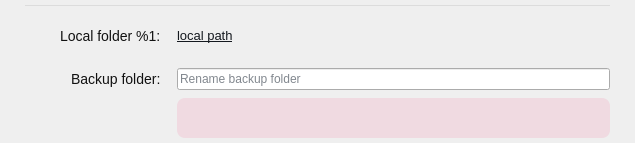
<?xml version="1.0" encoding="UTF-8"?>
<ui version="4.0">
 <class>BackupRenameWidget</class>
 <widget class="QFrame" name="BackupRenameWidget">
  <property name="geometry">
   <rect>
    <x>0</x>
    <y>0</y>
    <width>635</width>
    <height>143</height>
   </rect>
  </property>
  <property name="sizePolicy">
   <sizepolicy hsizetype="Preferred" vsizetype="Preferred">
    <horstretch>0</horstretch>
    <verstretch>0</verstretch>
   </sizepolicy>
  </property>
  <property name="styleSheet">
   <string notr="true">QLabel
{
font-family: 'SF Pro';
}

#lBackupFolder, #lLocalFolder
{
margin-left: 32px;
}</string>
  </property>
  <layout class="QGridLayout" name="gridLayout">
   <property name="leftMargin">
    <number>25</number>
   </property>
   <property name="topMargin">
    <number>5</number>
   </property>
   <property name="rightMargin">
    <number>25</number>
   </property>
   <property name="bottomMargin">
    <number>5</number>
   </property>
   <property name="horizontalSpacing">
    <number>12</number>
   </property>
   <property name="verticalSpacing">
    <number>5</number>
   </property>
   <item row="2" column="0">
    <widget class="QLabel" name="lLocalFolder">
     <property name="styleSheet">
      <string notr="true">QLabel
{
font-size:14px;
color:#111111;
}</string>
     </property>
     <property name="text">
      <string>Local folder %1:</string>
     </property>
    </widget>
   </item>
   <item row="4" column="1" alignment="Qt::AlignVCenter">
    <widget class="QLineEdit" name="leNewName">
     <property name="styleSheet">
      <string notr="true">QLineEdit
{
font-family: 'SF Pro Text';
font-size:12px;
color: #04101E;
}</string>
     </property>
     <property name="placeholderText">
      <string>Rename backup folder </string>
     </property>
    </widget>
   </item>
   <item row="3" column="1">
    <spacer name="verticalSpacer">
     <property name="orientation">
      <enum>Qt::Vertical</enum>
     </property>
     <property name="sizeType">
      <enum>QSizePolicy::Fixed</enum>
     </property>
     <property name="sizeHint" stdset="0">
      <size>
       <width>5</width>
       <height>10</height>
      </size>
     </property>
    </spacer>
   </item>
   <item row="5" column="0">
    <spacer name="verticalSpacer_2">
     <property name="orientation">
      <enum>Qt::Vertical</enum>
     </property>
     <property name="sizeType">
      <enum>QSizePolicy::Fixed</enum>
     </property>
     <property name="sizeHint" stdset="0">
      <size>
       <width>20</width>
       <height>30</height>
      </size>
     </property>
    </spacer>
   </item>
   <item row="2" column="1" alignment="Qt::AlignVCenter">
    <widget class="QLabel" name="lLocalFolderPath">
     <property name="cursor">
      <cursorShape>PointingHandCursor</cursorShape>
     </property>
     <property name="styleSheet">
      <string notr="true">QLabel
{
font-size:13px;
color:#15191F;
 text-decoration: underline;
}</string>
     </property>
     <property name="text">
      <string notr="true">local path</string>
     </property>
     <property name="textInteractionFlags">
      <set>Qt::NoTextInteraction</set>
     </property>
    </widget>
   </item>
   <item row="4" column="0" alignment="Qt::AlignRight|Qt::AlignVCenter">
    <widget class="QLabel" name="lBackupFolder">
     <property name="styleSheet">
      <string notr="true">QLabel
{
font-size:14px;
color:#111111;
}</string>
     </property>
     <property name="text">
      <string>Backup folder:</string>
     </property>
    </widget>
   </item>
   <item row="0" column="0" colspan="2">
    <widget class="QFrame" name="hLine">
     <property name="sizePolicy">
      <sizepolicy hsizetype="MinimumExpanding" vsizetype="Fixed">
       <horstretch>0</horstretch>
       <verstretch>0</verstretch>
      </sizepolicy>
     </property>
     <property name="styleSheet">
      <string notr="true">border: none;
background: solid rgba(0, 0, 0, 0.0803);
max-height: 1px;</string>
     </property>
     <property name="frameShape">
      <enum>QFrame::HLine</enum>
     </property>
    </widget>
   </item>
   <item row="5" column="1" alignment="Qt::AlignVCenter">
    <widget class="QLabel" name="lError">
     <property name="enabled">
      <bool>true</bool>
     </property>
     <property name="sizePolicy">
      <sizepolicy hsizetype="Preferred" vsizetype="Preferred">
       <horstretch>0</horstretch>
       <verstretch>0</verstretch>
      </sizepolicy>
     </property>
     <property name="minimumSize">
      <size>
       <width>0</width>
       <height>40</height>
      </size>
     </property>
     <property name="styleSheet">
      <string notr="true">QLabel
{
color: #DD1405; 
background-color: rgba(242, 24, 91,0.1); 
font-family: Inter; 
font-size: 12px; 
border-radius: 8px; 
border: none; 
padding-top: 3px; 
padding-bottom: 3px; 
padding-left: 4px;
padding-right:4px;
}</string>
     </property>
     <property name="text">
      <string/>
     </property>
     <property name="alignment">
      <set>Qt::AlignCenter</set>
     </property>
     <property name="wordWrap">
      <bool>true</bool>
     </property>
    </widget>
   </item>
   <item row="1" column="0">
    <spacer name="verticalSpacer_3">
     <property name="orientation">
      <enum>Qt::Vertical</enum>
     </property>
     <property name="sizeType">
      <enum>QSizePolicy::Fixed</enum>
     </property>
     <property name="sizeHint" stdset="0">
      <size>
       <width>20</width>
       <height>10</height>
      </size>
     </property>
    </spacer>
   </item>
  </layout>
 </widget>
 <resources/>
 <connections/>
</ui>
